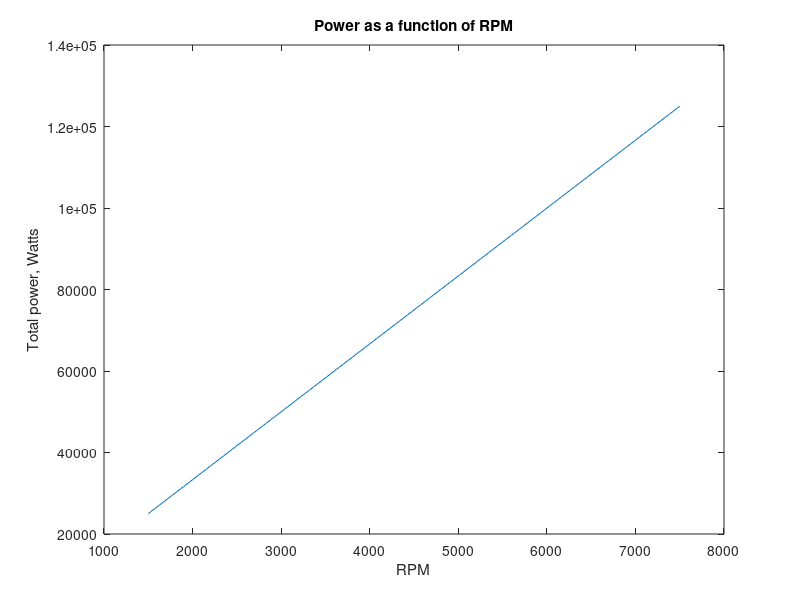
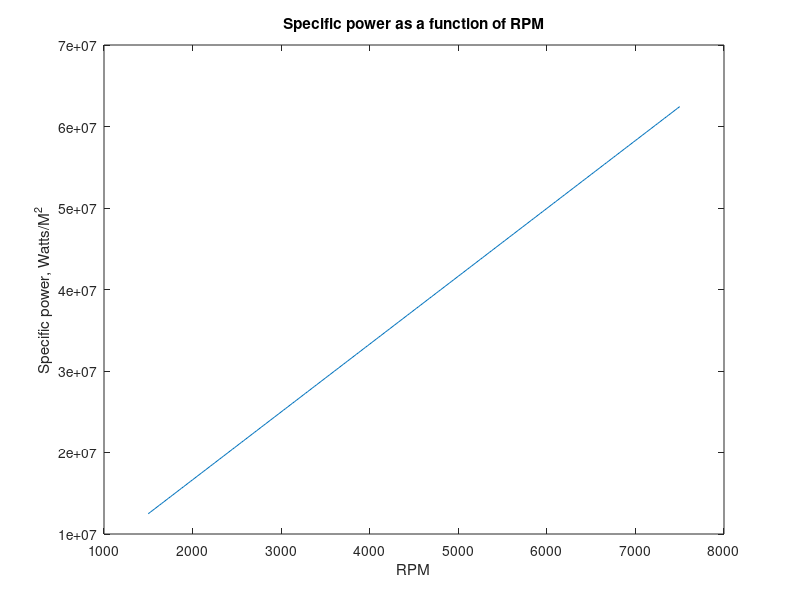
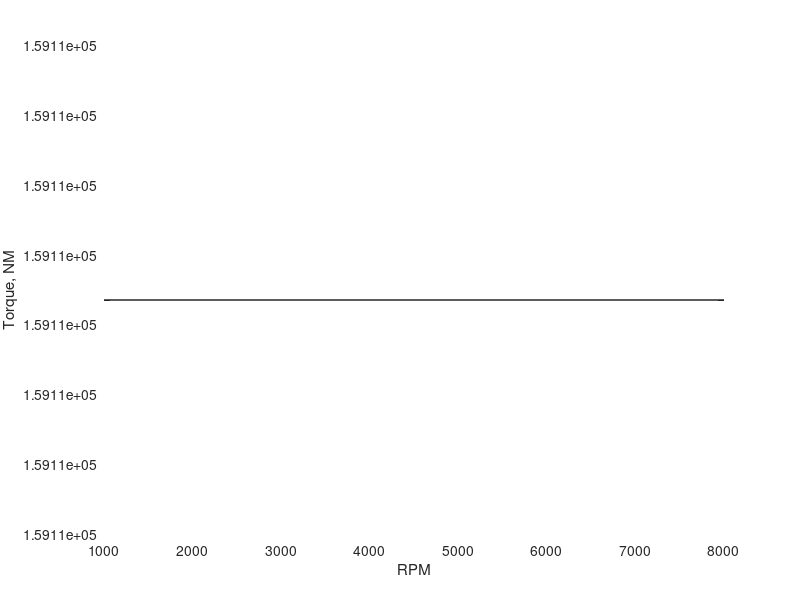
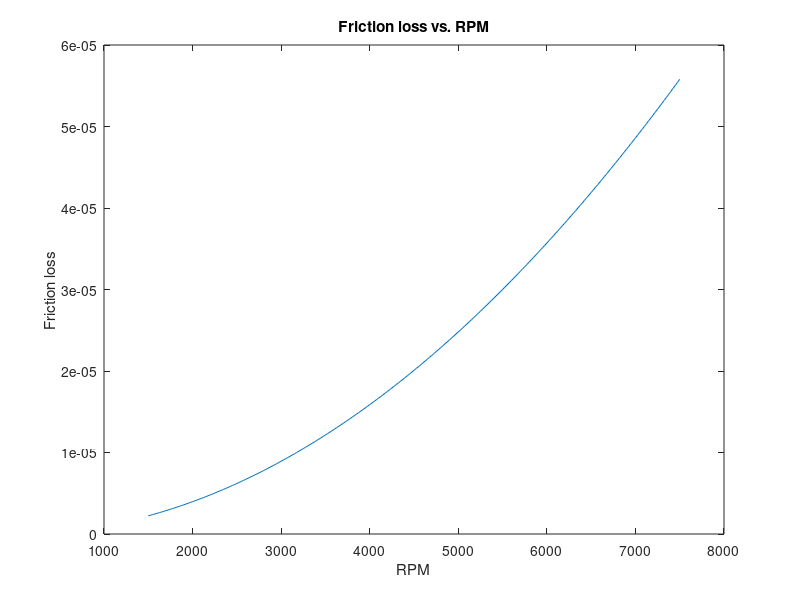

Reproduce these figures in MATLAB, in order.
%%
clear all
close all
i = 1 

rc = 10
    
% Initial Conditions
p(1) = 101325;%pa
%p(1,i) = p(1)*1000; %pa
T(1) = 294; %k
%(1,i) = 300; %k
gamma = 1.4;
R = 287; %j/kg, gas constant
%rc = 9; % compression ration
Qlhv = 42.7e6; %j/kg
Cp = R*gamma/(gamma-1); 
f = 14.7; % air to fuel ratio

% State 1
rho(1) = p(1)/(R*T(1)); 

% State 2
rho(2) = rho(1) * rc;
p(2) = p(1)* (rho(2)/rho(1))^gamma;
T(2) = p(2)/(rho(2)* R);

% State 3
T(3) = T(2) + .8*Qlhv/(Cp* f); %.8 is thermal efficeny of combustionn
rho(3) = rho(2);
p(3) = rho(3) * R* T(3);

% State 4
rho(4) = rho(1);
p(4) = p(3)* (rho(4)/rho(3))^ (gamma); %this is an estimate, could use refprop to find actual
T(4) = p(4)/(rho(4) * R);
j = 1;
D = .0015
% Work
%m^3
C = 6; % initial guess
Cv = Cp-R;
Ws = Cv*((T(3)-T(2)) - (T(4)-T(1)));
Ma = (D/C)*(rc/(rc-1)) * rho(1);
Wc = Ws*Ma;
Wt = Wc * C; %total work


RPM = 5000
D_cc = 1500

Mf = Ma/f;
Qin = Mf * Qlhv;
S = 2000; %cM/sec
N = RPM/60; %rev/sec
stroke = S/(2 * N) %cM
displacement = D_cc/6;
bore = sqrt(4 * displacement /(pi*stroke))


stroke = .0641
bore = 1.1* stroke 

Vd = ((pi*bore^2*stroke)/4) %meter cubes
V1  = Vd/(1-(1/rc))
Q = Qin /(p(1)*V1)

%Power
N = 5000; % RPM, Max
i = 1
%% Mechanical eff

stroke = stroke / 100
for N = 1500:25:7500
    c = 6 % number of cylinders

   
    Ubar = 2*(stroke) * N/60

    A = pi * bore * stroke/100

    m = .17 % mm
    m = .07/1000 %m

    %u = (8.34* 10^-5) * e^(1474/(temp - 368)
    u = 1.44E-4
    %https://wiki.anton-paar.com/en/engine-oil/
    u = .0119

    t = u * (Ubar / m)
    f = A * t 

    Pf(i) = 1.5 * c * Ubar * f
    
    Power(i) = Wt * N/120;
    P_rate(i) = .8 * Power(i); 
    P_specific(i) = Ws * N/120;
    P_cylinder(i) = P_specific(i) * Ma;
    P_total(i) = P_cylinder(i) * C;
    %p_real(i) = ((P_total(i) - Pf(i))/(P_total(i))) * P_total(i)
    p_real(i) = (P_total(i) - Pf(i))
    P_hp(i) = P_total(i)/745.699872;
    % SFC
    SFC(i) = (C * Ma/f)/(Wt); %kg/kj
    SFC_Converted(i) = SFC(i) * 3.6e9; %g/Kw-hr
    Torque(i) = 9548.8 * P_total(i)/N;
    T_real(i) = 9548.8 * p_real(i)/N;
    i = i + 1;
end
figure 
plot(1500: 25:7500, P_total);
xlabel('RPM')
ylabel('Total power, Watts')
title('Power as a function of RPM')

figure 
plot(1500: 25:7500, P_specific);
xlabel('RPM')
ylabel('Specific power, Watts/M^2')
title('Specific power as a function of RPM')


figure 
plot(1500: 25:7500, T_real);
xlabel('RPM')
ylabel('Torque, NM')

figure 
plot(1500: 25:7500, Pf);
xlabel('RPM')
ylabel('Friction loss')
title('Friction loss vs. RPM')
%S(1, i)= refpropm('S','D',rho(1,i), 'P',p(1, i)/1e3, 'air.ppf');
%S(2, i)= refpropm('S','D',rho(2, i), 'P',p(2, i)/1e3, 'air.ppf');
%S(3, i)= refpropm('S','D',rho(3, i), 'P',p(3, i)/1e3, 'air.ppf');
%S(4, i)= refpropm('S','D',rho(4, i), 'P',p(4, i)/1e3, 'air.ppf');


%plot(P_hp(i,:),.0015 : .000050 : .0018 )
otto_eff = 1-(1/rc^(gamma-1));
o_eff = 1-(T(4)-T(1))./(T(3)-T(2));
 
%st = strcat('Displacement =  ' , num2str(.00150 + .00005*(i-1)), ' cc')
%ht = text(SFC_Converted(1, i ),9.3, st);
%set(ht, 'Rotation', 85)  
